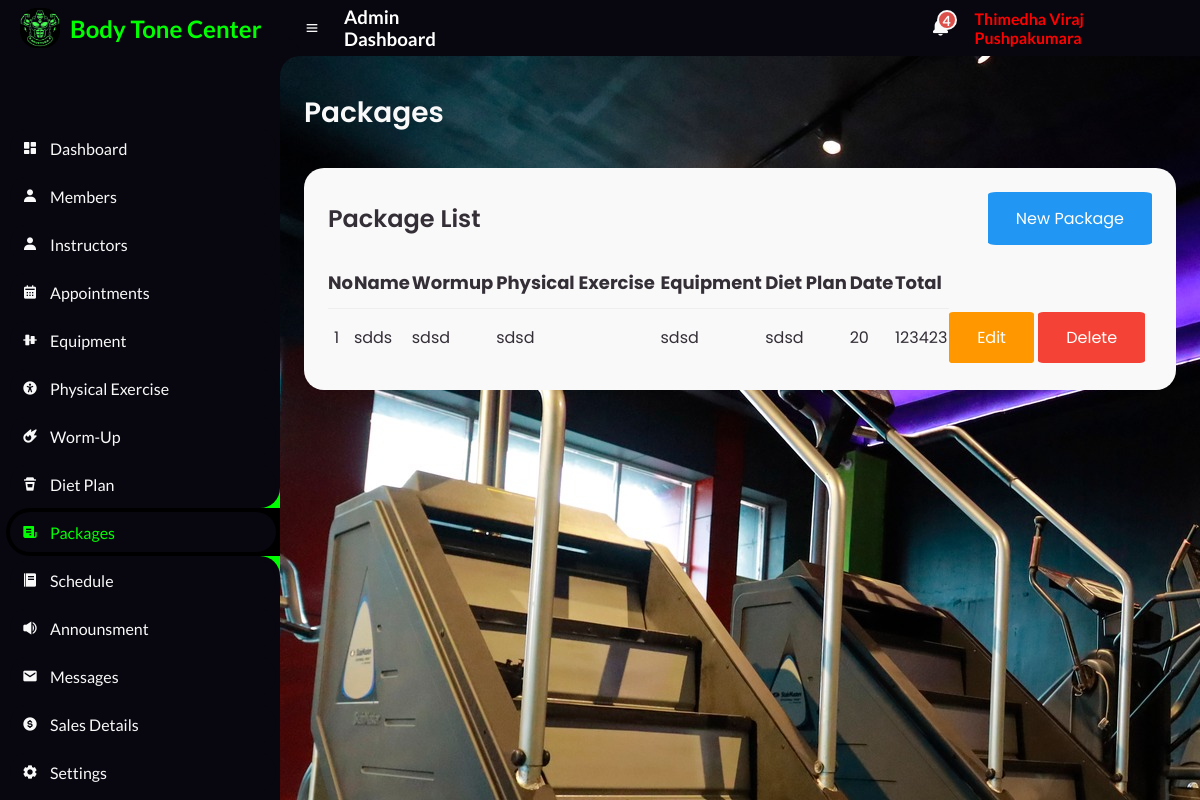
The page /Admin/Packages.php (signed in) on the database its author committed.
### tables this page shows
CREATE TABLE `packages_table` (
  `id` int(255) NOT NULL,
  `name` varchar(100) NOT NULL,
  `wormup` varchar(255) NOT NULL,
  `physical` varchar(255) NOT NULL,
  `equipment` varchar(255) NOT NULL,
  `diet` varchar(255) NOT NULL,
  `dates` varchar(10) NOT NULL,
  `total` int(255) NOT NULL,
  `user_id` int(255) NOT NULL
);

### Admin/PackagesBody.php (the view, shortened to what this page needs)
<main>
			<div class="head-title">
				<div class="left">
					<h1>Packages</h1>
				</div>
			</div>
			<div class="table-data">
				<div class="order">
					<div class="head">
						<h3>Package List</h3>
						<a class="btn info" href="Packages_Create.php" role="button"> New Package</a>
					</div>
			<table class="table">
				<thead>
					<tr>
						<th style="font-size: large;">No</th>
						<th style="font-size: large;">Name</th>
						<th style="font-size: large;">Wormup</th>
						<th style="font-size: large;">Physical Exercise</th>
						<th style="font-size: large;">Equipment</th>
						<th style="font-size: large;">Diet Plan</th>
						<th  style="font-size: large;">Date</th>
						<th  style="font-size: large;">Total</th>
					</tr>
				</thead>
				<tbody>
					<?php
					$servername = "localhost";
					$username = "root";
					$password = "";
					$database = "body_tone_db";
					$connection = new mysqli($servername, $username, $password, $database);
					$sql = "SELECT * FROM packages_table";
					$result = $connection->query($sql);
					while ($row = $result->fetch_assoc()) {
						echo "
                    <tr>
                    <td>$row[id]</td>
                    <td>$row[name]</td>
                    <td>$row[wormup]</td>
					<td>$row[physical]</td>
					<td>$row[equipment]</td>
					<td>$row[diet]</td>
					<td>$row[dates]</td>
					<td>$row[total]</td>
                    <td >
                        <a class='btn warning btn-sm' href='Packages_Edit.php?id=$row[id]'>Edit</a>
                        <a class='btn danger btn-sm' href='Packages_Delete.php?id=$row[id]'>Delete</a>
                    </td>
                </tr>
                    ";
					}
					?>
				</tbody>
			</table>
				</div>
			</div>
		</main>

### Admin/css/style.css (style rules this page uses)
* { margin: 0; padding: 0; box-sizing: border-box; }
a { text-decoration: none; }
:root { --poppins: 'Poppins', sans-serif; --lato: 'Lato', sans-serif; --light: #F9F9F9; --blue: #3C91E6; --light-blue: #CFE8FF; --grey: #eee; --dark-grey: #AAAAAA; --dark: #342E37; --red: #DB504A; --yellow: #FFCE26; --light-yellow: #FFF2C6; --orange: #FD7238; --light-orange: #FFE0D3; --black: #000000; --light-black: #1b1a1a; --li-black: #6F6C6C ; --slow-black:#08070f ; --lime:lime; }
html { overflow-x: hidden; }
body { background-image: url("2.jpg"); overflow-x: hidden; }
#content main { width: 100%; padding: 36px 24px; font-family: var(--poppins); max-height: calc(100vh - 56px); overflow-y: auto; }
#content main .head-title { display: flex; align-items: center; justify-content: space-between; grid-gap: 16px; flex-wrap: wrap; }
#content main .head-title .left h1 { font-size: 28px; font-weight: 600; margin-bottom: 10px; color: var(--light); }
#content main .table-data { display: flex; flex-wrap: wrap; grid-gap: 24px; margin-top: 24px; width: 100%; color: var(--dark); }
#content main .table-data > div { border-radius: 20px; background: var(--light); padding: 24px; overflow-x: auto; }
#content main .table-data .head { display: flex; align-items: center; grid-gap: 16px; margin-bottom: 24px; }
#content main .table-data .head h3 { margin-right: auto; font-size: 24px; font-weight: 600; }
#content main .table-data .order { flex-grow: 1; flex-basis: 500px; }
#content main .table-data .order table { width: 100%; border-collapse: collapse; }
#content main .table-data .order table th { padding-bottom: 12px; font-size: 13px; text-align: left; border-bottom: 1px solid var(--grey); }
#content main .table-data .order table td { padding: 16px 0; }
#content main .table-data .order table tr td:first-child { display: flex; align-items: center; grid-gap: 12px; padding-left: 6px; }

### Admin/css/btn.css (style rules this page uses)
.btn { border: none; color: white; padding: 14px 28px; cursor: pointer; border-radius: 5%; }
.info { background-color: #2196F3; }
.warning { background-color: #ff9800; }
.danger { background-color: #f44336; }

### Admin/Included/navContainer.php (style rules this page uses)
* { text-decoration: none; }

### rows shown on the page
packages_table: id "1", name "sdds", wormup "sdsd", physical "sdsd", equipment "sdsd", diet "sdsd", dates "20", total "123423"

### other values the page prints
$row "4"
$_SESSION['admin_name'] "Thimedha Viraj Pushpakumara"
